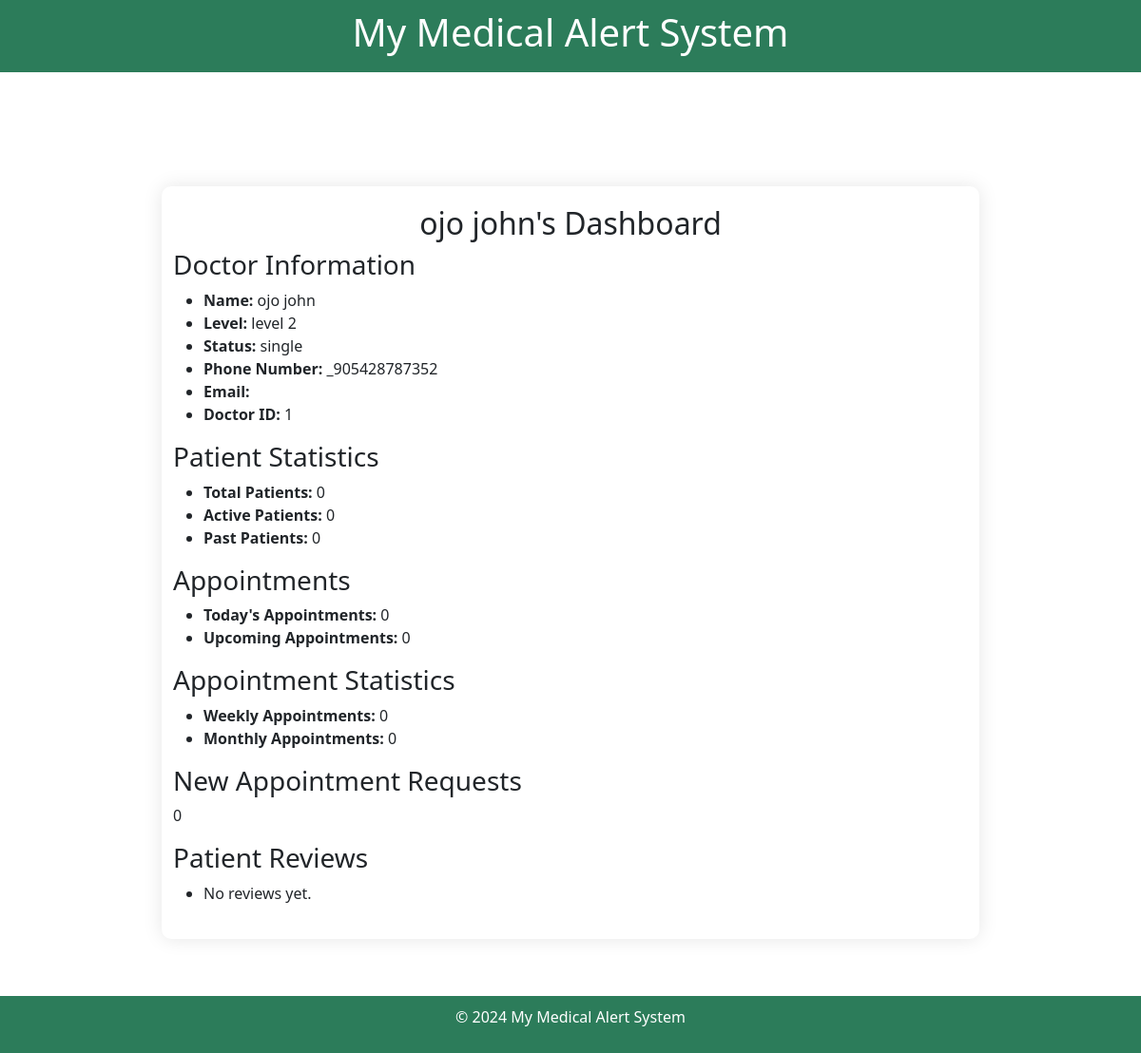
The page /doctor-dashboard/ (signed in) on the database its author committed.
### med/models.py (models this page shows, shortened)
class Doctor(models.Model):
    user = models.OneToOneField(User, on_delete=models.CASCADE, related_name='doctor')  # Link to the User model
    name = models.CharField(max_length=255)
    level = models.CharField(max_length=100)  # e.g., Junior, Senior, etc.
    status = models.CharField(max_length=100)  # e.g., Active, Inactive
    phone_number = models.CharField(max_length=20, blank=True, null=True)
    email = models.EmailField(blank=True, null=True)
    bio = models.TextField(blank=True, null=True)
    department = models.CharField(max_length=255)
    specialty = models.CharField(max_length=255, blank=True, null=True)
    is_approved = models.BooleanField(default=False)  # To track if the doctor is approved by admin
    created_at = models.DateTimeField(auto_now_add=True)  # When the doctor was added
    updated_at = models.DateTimeField(auto_now=True)  # When the doctor information was last updated

### med/views.py (the view)
# urls.py: path('doctor-dashboard/', views.doctor_dashboard, name='doctor_dashboard'),
@login_required
def doctor_dashboard(request):
    doctor = request.user.doctor  # Assuming user is linked to Doctor model
    doctor_name = doctor.name
    doctor_level = doctor.level  # Assuming level is a field in Doctor model
    doctor_status = doctor.status  # Assuming status is a field in Doctor model
    doctor_number = doctor.phone_number  # Assuming you have a phone number field
    doctor_email = doctor.user.email
    doctor_id = doctor.id
    total_patients = Patient.objects.filter(doctor=doctor).count()
    active_patients = Patient.objects.filter(doctor=doctor, is_admitted=True).count()
    past_patients = Patient.objects.filter(doctor=doctor, is_admitted=False).count()
    today = datetime.now()
    todays_appointments = Appointment.objects.filter(doctor=doctor, date__date=today.date())
    upcoming_appointments = Appointment.objects.filter(doctor=doctor, date__gte=today)
    patient_reviews = PatientReview.objects.filter(doctor=doctor)
    start_of_week = today - timedelta(days=today.weekday())  # Start of the current week
    start_of_month = today.replace(day=1)  # Start of the current month
    weekly_appointments = Appointment.objects.filter(doctor=doctor, date__gte=start_of_week).count()
    monthly_appointments = Appointment.objects.filter(doctor=doctor, date__gte=start_of_month).count()
    new_appointments = Appointment.objects.filter(doctor=doctor, status='requested').count()
    context = {
        'doctor_name': doctor_name,
        'doctor_level': doctor_level,
        'doctor_status': doctor_status,
        'doctor_number': doctor_number,
        'doctor_email': doctor_email,
        'doctor_id': doctor_id,
        'total_patients': total_patients,
        'active_patients': active_patients,
        'past_patients': past_patients,
        'todays_appointments': todays_appointments,
        'upcoming_appointments': upcoming_appointments,
        'patient_reviews': patient_reviews,
        'weekly_appointments': weekly_appointments,
        'monthly_appointments': monthly_appointments,
        'new_appointments': new_appointments,
    }
    return render(request, 'med/doctor_dashboard.html', context)

### med/templates/med/doctor_dashboard.html
{% extends 'base.html' %}
{% block content %}
  <div class="container">
    <h2>{{ doctor_name }}'s Dashboard</h2>
    <h3>Doctor Information</h3>
    <ul>
      <li><strong>Name:</strong> {{ doctor_name }}</li>
      <li><strong>Level:</strong> {{ doctor_level }}</li>
      <li><strong>Status:</strong> {{ doctor_status }}</li>
      <li><strong>Phone Number:</strong> {{ doctor_number }}</li>
      <li><strong>Email:</strong> {{ doctor_email }}</li>
      <li><strong>Doctor ID:</strong> {{ doctor_id }}</li>
    </ul>
    <h3>Patient Statistics</h3>
    <ul>
      <li><strong>Total Patients:</strong> {{ total_patients }}</li>
      <li><strong>Active Patients:</strong> {{ active_patients }}</li>
      <li><strong>Past Patients:</strong> {{ past_patients }}</li>
    </ul>
    <h3>Appointments</h3>
    <ul>
      <li><strong>Today's Appointments:</strong> {{ todays_appointments.count }}</li>
      <li><strong>Upcoming Appointments:</strong> {{ upcoming_appointments.count }}</li>
    </ul>
    <h3>Appointment Statistics</h3>
    <ul>
      <li><strong>Weekly Appointments:</strong> {{ weekly_appointments }}</li>
      <li><strong>Monthly Appointments:</strong> {{ monthly_appointments }}</li>
    </ul>
    <h3>New Appointment Requests</h3>
    <p>{{ new_appointments }}</p>
    <h3>Patient Reviews</h3>
    <ul>
      {% for review in patient_reviews %}
        <li>{{ review.patient.name }}: {{ review.review_text }}</li>
      {% empty %}
        <li>No reviews yet.</li>
      {% endfor %}
    </ul>
  </div>
{% endblock %}

### med/static/css/styles.css (style rules this page uses)
body { font-family: Arial, sans-serif; background-color: #f7f7f7; margin: 0; padding: 0; }
.container { max-width: 400px; margin: 100px auto; padding: 20px; background-color: #fff; border-radius: 10px; box-shadow: 0 0 20px rgba(0, 0, 0, 0.1); }
h2 { text-align: center; color: #28a745; margin-bottom: 20px; }

### med/templates/base.html (style rules this page uses)
body { font-family: Arial, sans-serif; background-color: #f4f4f4; margin: 0; padding: 0; }

### rows shown on the page
Doctor: name "ojo john", level "level 2", status "single", phone_number "_905428787352"

### other values the page prints
{{ doctor_id }} "1"
{{ total_patients }} "0"
{{ active_patients }} "0"
{{ past_patients }} "0"
{{ todays_appointments.count }} "0"
{{ upcoming_appointments.count }} "0"
{{ weekly_appointments }} "0"
{{ monthly_appointments }} "0"
{{ new_appointments }} "0"
